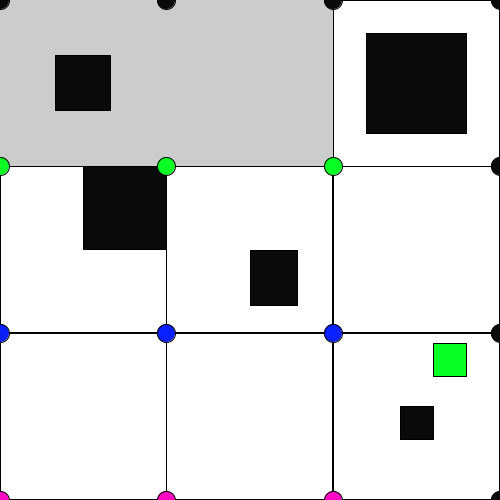
Frame 1 (no input)
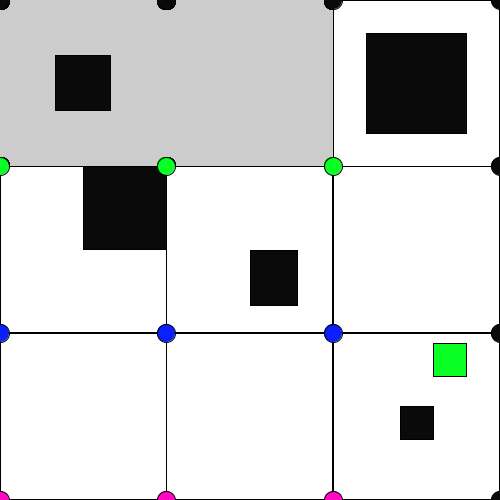
Frame 60 (the mouse pressed at the canvas centre just before this capture)
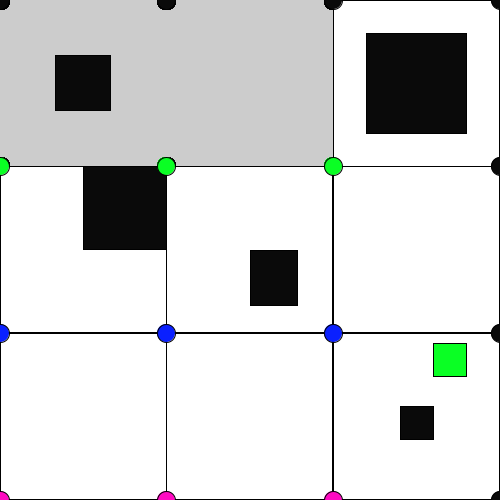
Frame 120 (the mouse held since frame 60 and released just before this capture)

The Processing sketch that drew these frames (run headless with seeded random() and noise(); from frame 60 on, the mouse is pressed at the canvas centre):

// Processing sketch: Home_Screen_Assignment
// ── Home_Screen_Assignment.pde
//Global Variables
color black =#0A0A0A, brown =#FA750F, white =255, yellow =#FFF300, green =#0AFF24, blue =#0A20FF, pink =#FF0AC2, red =#FC0D11, purple=#CE0FFA, orange =#FA810F, lime =#A7FA0F;
Boolean turnOnYellow =false, turnOnPink =false, turnOnGreen =false, turnOnRed =false,  turnOnPurple =false, turnOnOrange =false, turnOnBrown =false, turnOnlime =false;
float ptDiameter, rectWidth, rectHeight;
float pt1X, pt1Y, pt2X, pt2Y, pt3X, pt3Y, pt4X, pt4Y, pt5X, pt5Y;
float pt6X, pt6Y, pt7X, pt7Y, pt8X, pt8Y, pt9X, pt9Y, pt10X, pt10Y;
float pt11X, pt11Y, pt12X, pt12Y, pt13X, pt13Y, pt14X, pt14Y;
float pt15X, pt15Y, pt16X, pt16Y;
float button1X, button1Y, button1Width, button1Height;
float button2X, button2Y, button2Width, button2Height;
float button3X, button3Y, button3Width, button3Height;
float button4X, button4Y, button4Width, button4Height;
float button5X, button5Y, button5Width, button5Height;
float button6X, button6Y, button6Width, button6Height;
float button7X, button7Y, button7Width, button7Height;
float button8X, button8Y, button8Width, button8Height;
float button9X, button9Y, button9Width, button9Height;

void setup() {
  size(500,500);
   ptDiameter = width * 1 / 27.77777777;
  rectWidth = width*1/3;
  rectHeight = height*1/3;
  //
    pt1X = pt5X = pt9X = pt13X = width*0;
  pt2X = pt6X = pt10X = pt14X = width*1/3;
  pt3X = pt7X = pt11X = pt15X = width*2/3;
  pt4X = pt8X = pt12X = pt16X = width*3/3;
  //
  pt1Y = pt2Y = pt3Y = pt4Y = height*0;
  pt5Y = pt6Y = pt7Y = pt8Y = height*1/3;
  pt9Y = pt10Y = pt11Y = pt12Y = height*2/3;
  pt13Y = pt14Y = pt15Y = pt16Y= height*3/3;
//
//Button to illustrate arithmetic
button1X = width *1/3 * 1/3; //Section 1, subsection 1
button1Y = height *1/3 * 1/3; //Section 1, subsection1
button1Width = width * 1/3 *1/3;
button1Height = height *1/3 *1/3;
//
//Button to illustrate arithemtic
button2X = width *1/6; //Section 2, subsection 1: denominator is 3*2, numerator is counted
  button2Y = height *2/6; //Section 2, subsection 0: denominator is 3*2, numerator is counted                 
button2Width = width * 1/3 *1/2;
button2Height = height *1/3 *1/2;
//
//Button to iilustrate arithemtic
button3X = width *13/15; //Section 3, subsection 2: denominator is 3*5, numerator is counted
button3Y = height *11/16; //Section 3, subsection 4: denominator is 3*5, numerator is counted
button3Width = width * 1/3 *1/5;
button3Height = height *1/3 *1/5;
//
//Button to iilustrate arithemtic
button4X = width *11/15; //Section 4, subsection 3: denominator is 3*5, numerator is counted
button4Y = height *1/15; //Section 4, subsection 5: denominator is 3*5, numerator is counted
button4Width = width *3/15;
button4Height = height *3/15;
//
//Button to iilustrate arithemtic
button5X = width *1/2; //Section 5, subsection 4: denominator is 3*5, numerator is counted
button5Y = height *2/4; //Section 5, subsection 6: denominator is 3*5, numerator is counted
button5Width = width * 1/3 *2/7;
button5Height = height *1/3 *3/9;
//
//Button to iilustrate arithemtic
button6X = width *1/1; //Section 6, subsection 5: denominator is 3*5, numerator is counted
button6Y = height *13/16; //Section 6, subsection 7: denominator is 3*5, numerator is counted
button6Width = width * 1/3 *1/5;
button6Height = height *1/3 *1/5;
//
//Button to iilustrate arithemtic
button7X = width *12/15; //Section 7, subsection 6: denominator is 3*5, numerator is counted
button7Y = height *13/16; //Section 7, subsection 8: denominator is 3*5, numerator is counted
button7Width = width * 1/3 *1/5;
button7Height = height *1/3 *1/5;
//
//Button to iilustrate arithemtic
button8X = width *12/15; //Section 8, subsection 7: denominator is 3*5, numerator is counted
button8Y = height *13/16; //Section 8, subsection 9: denominator is 3*5, numerator is counted
button8Width = width * 1/3 *1/5;
button8Height = height *1/3 *1/5;
//
//Last Button to Test Concept of Buttons
button9X = width *12/15; //Section 9, subsection 8: denominator is 3*5, numerator is counted
button9Y = height *13/16; //Section 9, subsection 10: denominator is 3*5, numerator is counted
button9Width = width * 1/3 *1/5;
button9Height = height *1/3 *1/5;


}

void draw() {
//fill(white);
//Bug: must press reset, Btn#4,each time to reset colour
if (turnOnYellow == true) {
  fill(yellow);
}
if (turnOnGreen == true) {
  fill(green);
}

if (turnOnRed == true) {
  fill(red);
}

   if (turnOnPurple == true) {
    fill(purple);
} 

 if (turnOnOrange == true) {
    fill(orange);
} 

 if (turnOnBrown == true) {
    fill(brown);
} 

 if (turnOnlime == true) {
    fill(black);
} 
 
 
  fill(white);
  rect(pt3X, pt3Y, rectWidth, rectHeight);
//
  rect(pt5X, pt5Y, rectWidth, rectHeight);
  rect(pt6X, pt6Y, rectWidth, rectHeight);
  rect(pt7X, pt7Y, rectWidth, rectHeight);
  //
  rect(pt9X, pt9Y, rectWidth, rectHeight);
  rect(pt10X, pt10Y, rectWidth, rectHeight);
  rect(pt11X, pt11Y, rectWidth, rectHeight);
  //
  //Button Rectangles
  if ( mouseX>=button1X && mouseX<=button1X+button1Width && mouseY>=button1Y && mouseY<=button1Y+button1Height) {
  fill(yellow);
  rect(button1X, button1Y, button1Width, button1Height);
  } else {
    fill(black);
    ;
    rect(button1X, button1Y, button1Width, button1Height);
  }
  if ( mouseX>=button2X && mouseX<=button2X+button2Width && mouseY>=button2Y && mouseY<=button2Y+button2Height) {
   fill(pink);
   rect(button2X, button2Y, button2Width, button2Height);
  } else {
    fill(black);
    rect(button2X, button2Y, button2Width, button2Height);
  }
   if ( mouseX>=button3X && mouseX<=button3X+button3Width && mouseY>=button3Y && mouseY<=button3Y+button3Height) {
    fill(green);
    rect(button3X, button3Y, button3Width, button3Height);
  } else {
    fill(black);
    rect(button3X, button3Y, button3Width, button3Height);
  
  }
  if ( mouseX>=button4X && mouseX<=button4X+button4Width && mouseY>=button4Y && mouseY<=button4Y+button4Height) {
    fill(red);
    rect(button4X, button4Y, button4Width, button4Height);
  } else {
    fill(black);
    rect(button4X, button4Y, button4Width, button4Height);
  }
  if ( mouseX>=button5X && mouseX<=button5X+button5Width && mouseY>=button5Y && mouseY<=button5Y+button5Height) {
    fill(purple);
    rect(button5X, button5Y, button5Width, button5Height);
  } else {
    fill(black);
    rect(button5X, button5Y, button5Width, button5Height);
    }
  
  if ( mouseX>=button6X && mouseX<=button6X+button6Width && mouseY>=button6Y && mouseY<=button6Y+button6Height) {
    fill(orange);
    rect(button6X, button6Y, button6Width, button6Height);
  } else {
    fill(black);
    rect(button6X, button6Y, button6Width, button6Height);
  }
  
  if ( mouseX>=button7X && mouseX<=button7X+button7Width && mouseY>=button7Y && mouseY<=button7Y+button7Height) {
    fill(brown);
    rect(button7X, button7Y, button7Width, button7Height);
  } else {
    fill(black);
    rect(button7X, button7Y, button7Width, button7Height);
  }
  
  if ( mouseX>=button8X && mouseX<=button8X+button8Width && mouseY>=button8Y && mouseY<=button8Y+button8Height) {
    fill(lime);
    rect(button8X, button8Y, button8Width, button8Height);
  } else {
    fill(black);
    rect(button8X, button8Y, button8Width, button8Height);
  }
  
  if ( mouseX>=button9X && mouseX<=button9X+button9Width && mouseY>=button9Y && mouseY<=button9Y+button9Height) {
    fill(yellow);
    rect(button9X, button9Y, button9Width, button9Height);
  } else {
    fill(black);
    rect(button9X, button9Y, button9Width, button9Height);
  }
  
  fill(black); //Reset all If-Else
  //
   
 rect( button1X, button1Y, button1Width, button1Height);
  rect(button2X, button2Y, button2Width, button2Height);
 rect (button3X, button3Y, button3Width, button3Height);
 rect (button4X, button4Y, button4Width, button4Height);
 rect (button5X, button5Y, button5Width, button5Height);
  rect (button6X, button6Y, button6Width, button6Height);
  rect (button7X, button7Y, button7Width, button7Height);
 rect (button8X, button8Y, button8Width, button8Height);
 rect (button9X, button9Y, button9Width, button9Height);
 
  ellipse(pt1X, pt1Y, ptDiameter, ptDiameter);
  ellipse(pt2X, pt2Y, ptDiameter, ptDiameter);
  ellipse(pt3X, pt3Y, ptDiameter, ptDiameter);
  //
  fill(green);
  rect (button3X, button3Y, button3Width, button3Height);
  ellipse(pt5X, pt5Y, ptDiameter, ptDiameter);
  ellipse(pt6X, pt6Y, ptDiameter, ptDiameter);
  ellipse(pt7X, pt7Y, ptDiameter, ptDiameter);
  //
  fill(blue);
  rect(pt4X, pt4Y, button4Width, button4Height);
  ellipse(pt9X, pt9Y, ptDiameter, ptDiameter);
  ellipse(pt10X, pt10Y, ptDiameter, ptDiameter);
  ellipse(pt11X, pt11Y, ptDiameter, ptDiameter);
  //
  fill(black);
  rect(button1X, button1Y, button1Width, button1Height);
  ellipse(pt4X, pt4Y, ptDiameter, ptDiameter);
  ellipse(pt8X, pt8Y, ptDiameter, ptDiameter);
  ellipse(pt12X, pt12Y, ptDiameter, ptDiameter);
  ellipse(pt16X, pt16Y, ptDiameter, ptDiameter);
  //
  fill(pink);
  ellipse(pt13X, pt13Y, ptDiameter, ptDiameter);
  ellipse(pt14X, pt14Y, ptDiameter, ptDiameter);
  ellipse(pt15X, pt15Y, ptDiameter, ptDiameter);
  
  fill(white);
}

void mousePressed() {
  
if ( mouseX>=button1X && mouseX<=button1X+button1Width && mouseY>=button1Y && mouseY<=button1Y+button1Height) {
    println("Btn activated");
    turnOnYellow = true;
  }
if ( mouseX>=button2X && mouseX<=button2X+button2Width && mouseY>=button2Y && mouseY<=button2Y+button2Height) {
    println("Btn activated");
    turnOnPink = true;
}
  if ( mouseX>=button3X && mouseX<=button3X+button3Width && mouseY>=button3Y && mouseY<=button3Y+button3Height) {
    println("Btn activated");
    turnOnGreen = true;
  }
  if ( mouseX>=button4X && mouseX<=button4X+button4Width && mouseY>=button4Y && mouseY<=button4Y+button4Height) {
    println("Btn activated");
    turnOnRed = true;
    
  }
 if ( mouseX>=button5X && mouseX<=button5X+button5Width && mouseY>=button5Y && mouseY<=button5Y+button5Height) {
    println("Btn activated");
    turnOnPurple = true;
}
if ( mouseX>=button6X && mouseX<=button6X+button2Width && mouseY>=button6Y && mouseY<=button6Y+button2Height) {
    println("Btn activated");
    turnOnOrange = true;
}
if ( mouseX>=button7X && mouseX<=button7X+button7Width && mouseY>=button7Y && mouseY<=button7Y+button7Height) {
    println("Btn activated");
    turnOnBrown = true;
}
if ( mouseX>=button8X && mouseX<=button8X+button8Width && mouseY>=button8Y && mouseY<=button8Y+button8Height) {
    println("Btn activated");
    turnOnlime = true;
}
if ( mouseX>=button9X && mouseX<=button9X+button9Width && mouseY>=button9Y && mouseY<=button9Y+button9Height) {
    println("Btn activated");
    turnOnYellow = false;
    turnOnPink = false;
    turnOnGreen = false;
    turnOnRed = false;
    turnOnPurple = false;
    turnOnOrange = false;
    turnOnBrown = false;
    turnOnlime = false;
   
}
  
}
